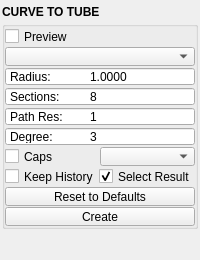
<?xml version="1.0" encoding="UTF-8"?>
<ui version="4.0">
 <class>QtUi</class>
 <widget class="QMainWindow" name="QtUi">
  <property name="geometry">
   <rect>
    <x>0</x>
    <y>0</y>
    <width>200</width>
    <height>230</height>
   </rect>
  </property>
  <property name="tabShape">
   <enum>QTabWidget::Triangular</enum>
  </property>
  <property name="dockNestingEnabled">
   <bool>true</bool>
  </property>
  <property name="dockOptions">
   <set>QMainWindow::AllowNestedDocks|QMainWindow::AllowTabbedDocks|QMainWindow::AnimatedDocks|QMainWindow::ForceTabbedDocks</set>
  </property>
  <property name="enabled" stdset="0">
   <bool>true</bool>
  </property>
  <widget class="QWidget" name="central_widget">
   <property name="minimumSize">
    <size>
     <width>200</width>
     <height>0</height>
    </size>
   </property>
   <layout class="QVBoxLayout" name="verticalLayout_2">
    <property name="leftMargin">
     <number>2</number>
    </property>
    <property name="topMargin">
     <number>2</number>
    </property>
    <property name="rightMargin">
     <number>2</number>
    </property>
    <property name="bottomMargin">
     <number>2</number>
    </property>
    <property name="spacing">
     <number>2</number>
    </property>
    <item>
     <layout class="QVBoxLayout" name="verticalLayout">
      <property name="spacing">
       <number>0</number>
      </property>
      <item>
       <widget class="Header" name="header">
        <property name="minimumSize">
         <size>
          <width>0</width>
          <height>19</height>
         </size>
        </property>
        <property name="maximumSize">
         <size>
          <width>16777215</width>
          <height>19</height>
         </size>
        </property>
        <property name="font">
         <font>
          <weight>75</weight>
          <bold>true</bold>
         </font>
        </property>
        <property name="text">
         <string>CURVE TO TUBE</string>
        </property>
       </widget>
      </item>
      <item>
       <widget class="QGroupBox" name="curve_to_tube">
        <property name="sizePolicy">
         <sizepolicy hsizetype="Preferred" vsizetype="Fixed">
          <horstretch>0</horstretch>
          <verstretch>0</verstretch>
         </sizepolicy>
        </property>
        <property name="title">
         <string/>
        </property>
        <layout class="QGridLayout" name="gridLayout_4">
         <property name="leftMargin">
          <number>0</number>
         </property>
         <property name="topMargin">
          <number>0</number>
         </property>
         <property name="rightMargin">
          <number>0</number>
         </property>
         <property name="bottomMargin">
          <number>0</number>
         </property>
         <property name="horizontalSpacing">
          <number>0</number>
         </property>
         <property name="verticalSpacing">
          <number>1</number>
         </property>
         <item row="1" column="0" colspan="2">
          <layout class="QHBoxLayout" name="horizontalLayout">
           <property name="spacing">
            <number>0</number>
           </property>
           <item>
            <widget class="QCheckBox" name="chk000">
             <property name="minimumSize">
              <size>
               <width>0</width>
               <height>19</height>
              </size>
             </property>
             <property name="maximumSize">
              <size>
               <width>16777215</width>
               <height>19</height>
              </size>
             </property>
             <property name="toolTip">
              <string>Start the curve-to-tube preview using any selected NURBS curves.</string>
             </property>
             <property name="text">
              <string>Preview</string>
             </property>
             <property name="iconSize">
              <size>
               <width>18</width>
               <height>18</height>
              </size>
             </property>
             <property name="checkable">
              <bool>true</bool>
             </property>
            </widget>
           </item>
          </layout>
         </item>
         <item row="2" column="0" colspan="2">
          <widget class="ComboBox" name="cmb000">
           <property name="minimumSize">
            <size>
             <width>0</width>
             <height>19</height>
            </size>
           </property>
           <property name="maximumSize">
            <size>
             <width>16777215</width>
             <height>19</height>
            </size>
           </property>
           <property name="toolTip">
            <string>Output type: a NURBS surface tube or a polygon mesh tube.</string>
           </property>
           <property name="maxVisibleItems">
            <number>40</number>
           </property>
           <property name="maxCount">
            <number>500</number>
           </property>
           <property name="sizeAdjustPolicy">
            <enum>QComboBox::AdjustToContents</enum>
           </property>
           <property name="frame">
            <bool>true</bool>
           </property>
          </widget>
         </item>
         <item row="3" column="0" colspan="2">
          <widget class="DoubleSpinBox" name="s000">
           <property name="minimumSize">
            <size>
             <width>0</width>
             <height>19</height>
            </size>
           </property>
           <property name="maximumSize">
            <size>
             <width>16777215</width>
             <height>19</height>
            </size>
           </property>
           <property name="toolTip">
            <string>Radius of the swept circular profile.</string>
           </property>
           <property name="buttonSymbols">
            <enum>QAbstractSpinBox::NoButtons</enum>
           </property>
           <property name="prefix">
            <string>Radius:	</string>
           </property>
           <property name="decimals">
            <number>4</number>
           </property>
           <property name="minimum">
            <double>0.000100000000000</double>
           </property>
           <property name="maximum">
            <double>100000.000000000000000</double>
           </property>
           <property name="singleStep">
            <double>0.100000000000000</double>
           </property>
           <property name="value">
            <double>1.000000000000000</double>
           </property>
          </widget>
         </item>
         <item row="4" column="0" colspan="2">
          <widget class="QSpinBox" name="s001">
           <property name="minimumSize">
            <size>
             <width>0</width>
             <height>19</height>
            </size>
           </property>
           <property name="maximumSize">
            <size>
             <width>16777215</width>
             <height>19</height>
            </size>
           </property>
           <property name="toolTip">
            <string>Spans around the profile circle — surface smoothness for NURBS, the number of sides for polygon.</string>
           </property>
           <property name="buttonSymbols">
            <enum>QAbstractSpinBox::NoButtons</enum>
           </property>
           <property name="prefix">
            <string>Sections:	</string>
           </property>
           <property name="minimum">
            <number>3</number>
           </property>
           <property name="maximum">
            <number>200</number>
           </property>
           <property name="value">
            <number>8</number>
           </property>
          </widget>
         </item>
         <item row="5" column="0" colspan="2">
          <widget class="QSpinBox" name="s002">
           <property name="minimumSize">
            <size>
             <width>0</width>
             <height>19</height>
            </size>
           </property>
           <property name="maximumSize">
            <size>
             <width>16777215</width>
             <height>19</height>
            </size>
           </property>
           <property name="toolTip">
            <string>Polygon only: ring density along the path. Rings are placed by an RDP simplification of the curve — dense where it bends, sparse on straight runs; higher = finer.</string>
           </property>
           <property name="buttonSymbols">
            <enum>QAbstractSpinBox::NoButtons</enum>
           </property>
           <property name="prefix">
            <string>Path Res:	</string>
           </property>
           <property name="minimum">
            <number>1</number>
           </property>
           <property name="maximum">
            <number>200</number>
           </property>
           <property name="value">
            <number>1</number>
           </property>
          </widget>
         </item>
         <item row="6" column="0" colspan="2">
          <widget class="QSpinBox" name="s003">
           <property name="minimumSize">
            <size>
             <width>0</width>
             <height>19</height>
            </size>
           </property>
           <property name="maximumSize">
            <size>
             <width>16777215</width>
             <height>19</height>
            </size>
           </property>
           <property name="toolTip">
            <string>NURBS only: degree of the profile circle and resulting surface (1 = faceted, 3 = smooth).</string>
           </property>
           <property name="buttonSymbols">
            <enum>QAbstractSpinBox::NoButtons</enum>
           </property>
           <property name="prefix">
            <string>Degree:	</string>
           </property>
           <property name="minimum">
            <number>1</number>
           </property>
           <property name="maximum">
            <number>3</number>
           </property>
           <property name="value">
            <number>3</number>
           </property>
          </widget>
         </item>
         <item row="7" column="0" colspan="2">
          <layout class="QHBoxLayout" name="horizontalLayout_3">
           <property name="spacing">
            <number>0</number>
           </property>
           <item>
            <widget class="QCheckBox" name="chk001">
             <property name="minimumSize">
              <size>
               <width>0</width>
               <height>19</height>
              </size>
             </property>
             <property name="maximumSize">
              <size>
               <width>16777215</width>
               <height>19</height>
              </size>
             </property>
             <property name="toolTip">
              <string>Polygon only: fill the open ends of an open tube.</string>
             </property>
             <property name="text">
              <string>Caps</string>
             </property>
             <property name="iconSize">
              <size>
               <width>18</width>
               <height>18</height>
              </size>
             </property>
             <property name="checkable">
              <bool>true</bool>
             </property>
             <property name="checked">
              <bool>false</bool>
             </property>
            </widget>
           </item>
           <item>
            <widget class="ComboBox" name="cmb_topology">
             <property name="minimumSize">
              <size>
               <width>0</width>
               <height>19</height>
              </size>
             </property>
             <property name="maximumSize">
              <size>
               <width>100</width>
               <height>19</height>
              </size>
             </property>
             <property name="toolTip">
              <string>Polygon only: build quads or triangles.</string>
             </property>
            </widget>
           </item>
          </layout>
         </item>
         <item row="8" column="0" colspan="2">
          <layout class="QHBoxLayout" name="horizontalLayout_4">
           <property name="spacing">
            <number>0</number>
           </property>
           <item>
            <widget class="QCheckBox" name="chk003">
             <property name="minimumSize">
              <size>
               <width>0</width>
               <height>19</height>
              </size>
             </property>
             <property name="maximumSize">
              <size>
               <width>16777215</width>
               <height>19</height>
              </size>
             </property>
             <property name="toolTip">
              <string>Keep construction history so the curve keeps driving the tube — edit the curve and the tube updates. The topology is identical whether this is on or off; it only decides whether the history connection is kept.</string>
             </property>
             <property name="text">
              <string>Keep History</string>
             </property>
             <property name="iconSize">
              <size>
               <width>18</width>
               <height>18</height>
              </size>
             </property>
             <property name="checkable">
              <bool>true</bool>
             </property>
            </widget>
           </item>
           <item>
            <widget class="QCheckBox" name="chk004">
             <property name="minimumSize">
              <size>
               <width>0</width>
               <height>19</height>
              </size>
             </property>
             <property name="maximumSize">
              <size>
               <width>16777215</width>
               <height>19</height>
              </size>
             </property>
             <property name="toolTip">
              <string>Select the created tube(s) when the operation finishes, so you can see the resulting tessellation.</string>
             </property>
             <property name="text">
              <string>Select Result</string>
             </property>
             <property name="iconSize">
              <size>
               <width>18</width>
               <height>18</height>
              </size>
             </property>
             <property name="checkable">
              <bool>true</bool>
             </property>
             <property name="checked">
              <bool>true</bool>
             </property>
            </widget>
           </item>
          </layout>
         </item>
         <item row="9" column="0" colspan="2">
          <widget class="QPushButton" name="b001">
           <property name="minimumSize">
            <size>
             <width>0</width>
             <height>19</height>
            </size>
           </property>
           <property name="maximumSize">
            <size>
             <width>16777215</width>
             <height>19</height>
            </size>
           </property>
           <property name="text">
            <string>Reset to Defaults</string>
           </property>
           <property name="iconSize">
            <size>
             <width>18</width>
             <height>18</height>
            </size>
           </property>
           <property name="checkable">
            <bool>false</bool>
           </property>
          </widget>
         </item>
         <item row="10" column="0" colspan="2">
          <layout class="QHBoxLayout" name="horizontalLayout_2">
           <property name="spacing">
            <number>0</number>
           </property>
           <item>
            <widget class="QPushButton" name="b000">
             <property name="enabled">
              <bool>false</bool>
             </property>
             <property name="minimumSize">
              <size>
               <width>0</width>
               <height>19</height>
              </size>
             </property>
             <property name="maximumSize">
              <size>
               <width>16777215</width>
               <height>19</height>
              </size>
             </property>
             <property name="toolTip">
              <string>Finish the operation.</string>
             </property>
             <property name="layoutDirection">
              <enum>Qt::RightToLeft</enum>
             </property>
             <property name="text">
              <string>Create</string>
             </property>
             <property name="autoDefault">
              <bool>false</bool>
             </property>
             <property name="default">
              <bool>false</bool>
             </property>
             <property name="flat">
              <bool>false</bool>
             </property>
             <property name="enabled" stdset="0">
              <bool>true</bool>
             </property>
            </widget>
           </item>
          </layout>
         </item>
        </layout>
       </widget>
      </item>
      <item>
       <spacer name="verticalSpacer">
        <property name="orientation">
         <enum>Qt::Vertical</enum>
        </property>
        <property name="sizeType">
         <enum>QSizePolicy::Fixed</enum>
        </property>
        <property name="sizeHint" stdset="0">
         <size>
          <width>0</width>
          <height>10</height>
         </size>
        </property>
       </spacer>
      </item>
      <item>
       <widget class="Footer" name="footer" native="true">
        <property name="minimumSize">
         <size>
          <width>0</width>
          <height>19</height>
         </size>
        </property>
        <property name="maximumSize">
         <size>
          <width>16777215</width>
          <height>19</height>
         </size>
        </property>
       </widget>
      </item>
     </layout>
    </item>
   </layout>
  </widget>
 </widget>
 <customwidgets>
  <customwidget>
   <class>Footer</class>
   <extends>QWidget</extends>
   <header>uitk.widgets.footer</header>
  </customwidget>
  <customwidget>
   <class>Header</class>
   <extends>QLabel</extends>
   <header>uitk.widgets.header.Header.h</header>
  </customwidget>
  <customwidget>
   <class>DoubleSpinBox</class>
   <extends>QDoubleSpinBox</extends>
   <header>widgets.doublespinbox.h</header>
  </customwidget>
  <customwidget>
   <class>ComboBox</class>
   <extends>QComboBox</extends>
   <header>uitk.widgets.comboBox.ComboBox.h</header>
  </customwidget>
 </customwidgets>
 <resources/>
 <connections/>
 <designerdata>
  <property name="gridDeltaX">
   <number>5</number>
  </property>
  <property name="gridDeltaY">
   <number>5</number>
  </property>
  <property name="gridSnapX">
   <bool>true</bool>
  </property>
  <property name="gridSnapY">
   <bool>true</bool>
  </property>
  <property name="gridVisible">
   <bool>true</bool>
  </property>
 </designerdata>
</ui>
